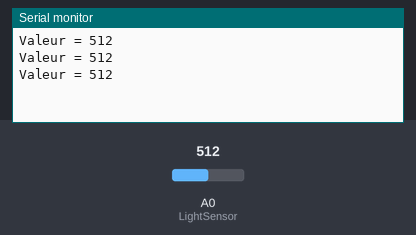
This sketch was run on a simulated Arduino Uno, built with avr-gcc and run on an emulated ATmega328P. Parts: the last lines printed to the serial monitor. The test bench sets the inputs (shaded band); at power-on: A0 (LightSensor) = 512.

Above: at 1.3 s.
1.4 s: A0 (LightSensor) set to 716
At 1.9 s:
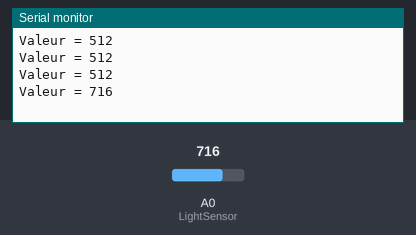
2.9 s: A0 (LightSensor) set to 900
At 3.4 s:
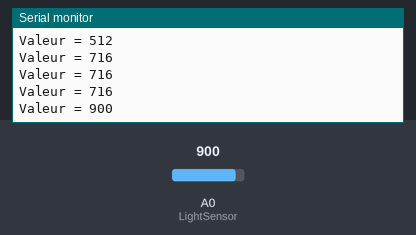
Timing chart, 0 to 5.9 s (numbered marks = the images above; inputs shaded):
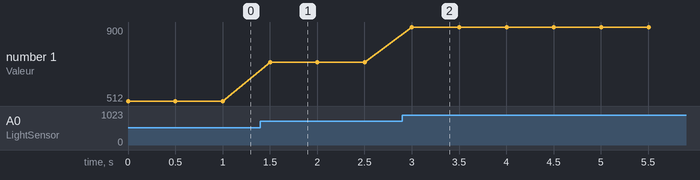

Measured:
- after the input at 1.4 s, the serial monitor: prints a new line after 0.10 s (image 1)
- after the input at 2.9 s, the serial monitor: prints a new line after 0.10 s (image 2)
- plotted number 1: 512 → 716 after the input at 1.4 s, 716 → 900 after the input at 2.9 s

The sketch:

Light_Sensor.ino
```cpp
/*Yann ROUMEGOUX - Allan BOUBAT - Simon SUBLON
 * 14-11-2017
 * THEMA-CAPTEUR
 * Affichage du capteur de lumière toute les 0.5s
*/
int LightSensor = A0;               // On branche le capteur de lumière sur l'entre A0
int Light;

void setup()
{
  Serial.begin(9600);               // On ouvre le serial monitor
}

void loop()
{
  CapteurLumiere(500);              // On va chercher la fonction CapteurLumiere et on indique un delai
}

void CapteurLumiere(int time)
{
  Light= analogRead(LightSensor);  // Light= valeur émise par le capteur de lumière
  Serial.print("Valeur = ");       // On écrit sur le serial monitor la valeur "Light"
  Serial.println(Light);
  delay(time);
}
```
